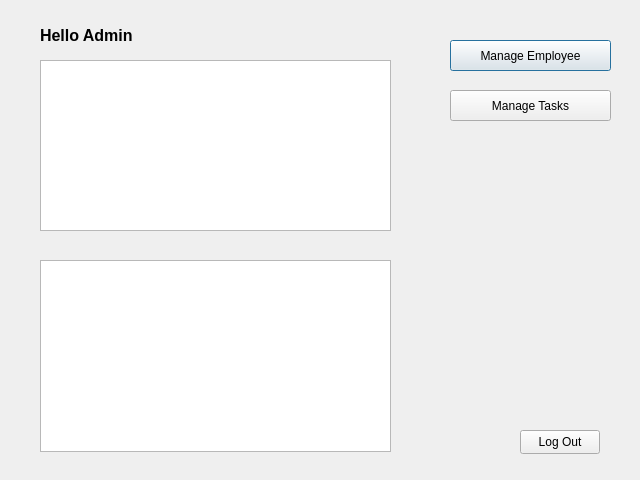
<?xml version="1.0" encoding="UTF-8"?>
<ui version="4.0">
 <class>SecDialog</class>
 <widget class="QDialog" name="SecDialog">
  <property name="geometry">
   <rect>
    <x>0</x>
    <y>0</y>
    <width>640</width>
    <height>480</height>
   </rect>
  </property>
  <property name="windowTitle">
   <string>Dialog</string>
  </property>
  <widget class="QLabel" name="label">
   <property name="geometry">
    <rect>
     <x>40</x>
     <y>20</y>
     <width>111</width>
     <height>31</height>
    </rect>
   </property>
   <property name="font">
    <font>
     <pointsize>12</pointsize>
     <bold>true</bold>
    </font>
   </property>
   <property name="text">
    <string>Hello Admin</string>
   </property>
  </widget>
  <widget class="QPushButton" name="manageEmployee">
   <property name="geometry">
    <rect>
     <x>450</x>
     <y>40</y>
     <width>161</width>
     <height>31</height>
    </rect>
   </property>
   <property name="text">
    <string>Manage Employee</string>
   </property>
  </widget>
  <widget class="QTableView" name="employeeHoursTable">
   <property name="geometry">
    <rect>
     <x>40</x>
     <y>60</y>
     <width>351</width>
     <height>171</height>
    </rect>
   </property>
  </widget>
  <widget class="QTableView" name="projectHoursTable">
   <property name="geometry">
    <rect>
     <x>40</x>
     <y>260</y>
     <width>351</width>
     <height>192</height>
    </rect>
   </property>
  </widget>
  <widget class="QPushButton" name="pushButton">
   <property name="geometry">
    <rect>
     <x>520</x>
     <y>430</y>
     <width>80</width>
     <height>24</height>
    </rect>
   </property>
   <property name="text">
    <string>Log Out</string>
   </property>
  </widget>
  <widget class="QPushButton" name="pushButton_3">
   <property name="geometry">
    <rect>
     <x>450</x>
     <y>90</y>
     <width>161</width>
     <height>31</height>
    </rect>
   </property>
   <property name="text">
    <string>Manage Tasks</string>
   </property>
  </widget>
 </widget>
 <resources/>
 <connections/>
</ui>
